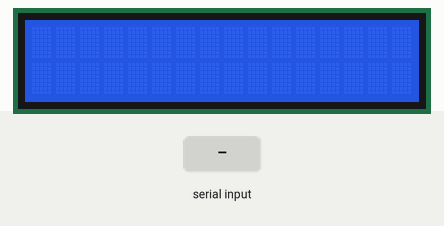
Simulated run of this sketch. Board: Arduino Uno, built with avr-gcc and run on an emulated ATmega328P. Parts: 16×2 character LCD. Inputs (shaded band) come from the test bench.

Above: at 1.2 s.
1.3 s: "0" received over Serial
At 3.1 s:
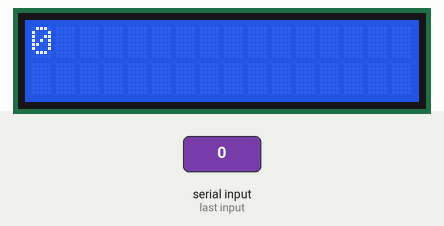
3.5 s: "1" received over Serial
At 4.7 s:
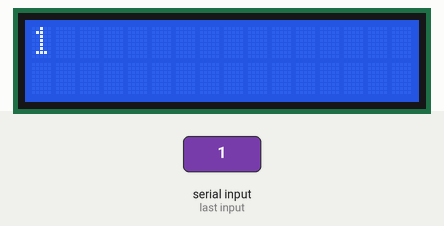
Timing chart, 0 to 6.5 s (numbered marks = the images above; inputs shaded):
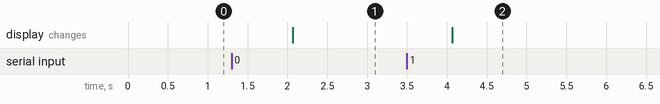

The sketch:

LCD.ino
```cpp
#include <LiquidCrystal.h>
LiquidCrystal lcd(12, 11, 5, 4, 3, 2);
String Mensaje="";
void setup(){
    // set up the LCD's number of columns and rows:
  lcd.begin(16, 2);
  // initialize the serial communications:
  Serial.begin(9600);

}

void loop(){
int caracteres=0;
while (Serial.available()>0){
Mensaje=Mensaje+Decimal_to_ASCII(Serial.read());
}
caracteres=Mensaje.length(); //Se lee la cantidad de //caracteres del mensaje que viene desde Java
if (caracteres>16){ //Si hay mas de 16 caracteres...
if (Mensaje!=""){ //Si la variable mensaje NO está vacia...
lcd.clear(); //Se limpia el LCD
lcd.print(Mensaje.substring(0,16)); //Se imprime los //primeros 16 caracteres en el renglón 1
lcd.setCursor(0,1); //Se salta al rengón 2
lcd.print(Mensaje.substring(16,caracteres)); //Se //imprime los caracteres que hallan sobrado del primer renglón
}
}

else
{ //Si la cantidad de caracteres no es mayor a 16...
if (Mensaje!=""){
lcd.clear();
lcd.print(Mensaje); //Se imprime todo en el primer renglón
}
}

delay(1000); //Se espera un segundo

Mensaje=""; //Se limpia la variable mensaje. Esto evitará que //se imprima algo en el LCD si no se ha enviado algún mensaje.
}

char Decimal_to_ASCII(int entrada){
char salida=' ';
switch(entrada){
case 32:
salida=' ';
break;
case 33:
salida='!';
break;
case 34:
salida='"';
break;
case 35:
salida='#';
break;
case 36:
salida='$';
break;
case 37:
salida='%';
break;
case 38:
salida='&';
break;
case 39:
salida=' ';
break;
case 40:
salida='(';
break;
case 41:
salida=')';
break;
case 42:
salida='*';
break;
case 43:
salida='+';
break;
case 44:
salida=',';
break;
case 45:
salida='-';
break;
case 46:
salida='.';
break;
case 47:
salida='/';
break;
case 48:
salida='0';
break;
case 49:
salida='1';
break;
case 50:
salida='2';
break;
case 51:
salida='3';
break;
case 52:
salida='4';
break;
case 53:
salida='5';
break;
case 54:
salida='6';
break;
case 55:
salida='7';
break;
case 56:
salida='8';
break;
case 57:
salida='9';
break;
case 58:
salida=':';
break;
case 59:
salida=';';
break;
case 60:
salida='<';
break;
case 61:
salida='=';
break;
case 62:
salida='>';
break;
case 63:
salida='?';
break;
case 64:
salida='@';
break;
case 65:
salida='A';
break;
case 66:
salida='B';
break;
case 67:
salida='C';
break;
case 68:
salida='D';
break;
case 69:
salida='E';
break;
case 70:
salida='F';
break;
case 71:
salida='G';
break;
case 72:
salida='H';
break;
case 73:
salida='I';
break;
case 74:
salida='J';
break;
case 75:
salida='K';
break;
case 76:
salida='L';
break;
case 77:
salida='M';
break;
case 78:
salida='N';
break;
case 79:
salida='O';
break;
case 80:
salida='P';
break;
case 81:
salida='Q';
break;
case 82:
salida='R';
break;
case 83:
salida='S';
break;
case 84:
salida='T';
break;
case 85:
salida='U';
break;
case 86:
salida='V';
break;
case 87:
salida='W';
break;
case 88:
salida='X';
break;
case 89:
salida='Y';
break;
case 90:
salida='Z';
break;
case 91:
salida='[';
break;
case 92:
salida=' ';
break;
case 93:
salida=']';
break;
case 94:
salida='^';
break;
case 95:
salida='_';
break;
case 96:
salida='`';
break;
case 97:
salida='a';
break;
case 98:
salida='b';
break;
case 99:
salida='c';
break;
case 100:
salida='d';
break;
case 101:
salida='e';
break;
case 102:
salida='f';
break;
case 103:
salida='g';
break;
case 104:
salida='h';
break;
case 105:
salida='i';
break;
case 106:
salida='j';
break;
case 107:
salida='k';
break;
case 108:
salida='l';
break;
case 109:
salida='m';
break;
case 110:
salida='n';
break;
case 111:
salida='o';
break;
case 112:
salida='p';
break;
case 113:
salida='q';
break;
case 114:
salida='r';
break;
case 115:
salida='s';
break;
case 116:
salida='t';
break;
case 117:
salida='u';
break;
case 118:
salida='v';
break;
case 119:
salida='w';
break;
case 120:
salida='x';
break;
case 121:
salida='y';
break;
case 122:
salida='z';
break;
case 123:
salida='{';
break;
case 124:
salida='|';
break;
case 125:
salida='}';
break;
case 126:
salida='~';
break;
}
return salida;
}
```

Measured:
- after the input at 1.3 s, the display: changes after 0.77 s (image 1)
- after the input at 3.5 s, the display: changes after 0.57 s (image 2)
